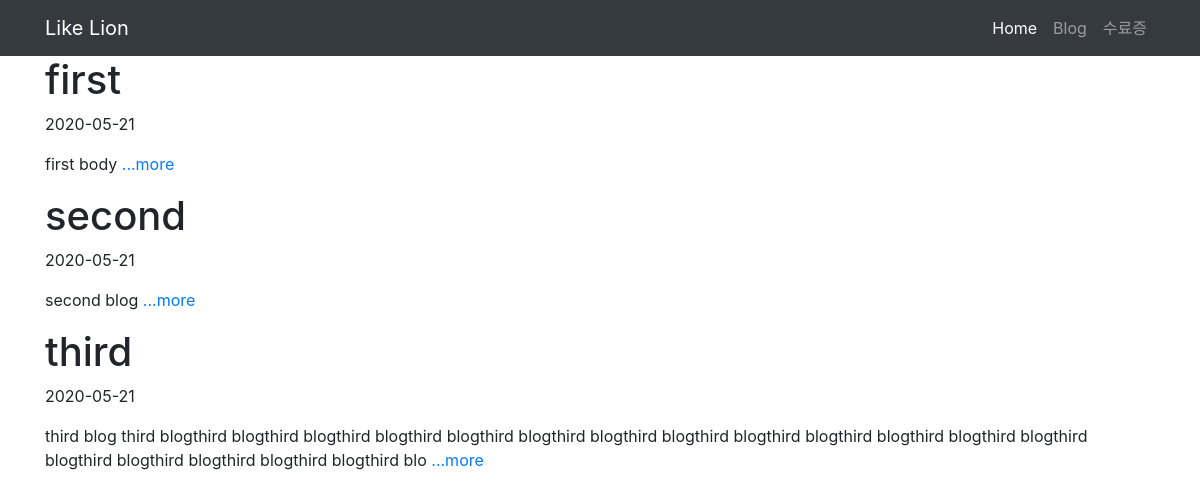
The page / on the database its author committed.
### blog/models.py (models this page shows, shortened)
class Blog(models.Model):
    title = models.CharField(max_length=200)
    pub_date = models.DateTimeField('date published')
    body = models.TextField()
    def summary(self):
        return self.body[:200]

### blog/views.py (the view)
# urls.py: path('', home, name='home'),
def home(request):
    blogs = Blog.objects
    return render(request, 'home.html', {'blogs':blogs})

### blog/templates/home.html (shortened to what this page needs)
<!DOCTYPE html>
<html lang="en">
  <head>
    <link
      rel="stylesheet"
      href="https://stackpath.bootstrapcdn.com/bootstrap/4.5.0/css/bootstrap.min.css"
    />
  </head>
  <body>
    <nav class="navbar navbar-expand-lg navbar-dark bg-dark">
      <div class="container">
        <a class="navbar-brand" href="#">Like Lion</a>
        <div class="collapse navbar-collapse" id="navbarNavAltMarkup">
          <div class="navbar-nav ml-auto">
            <a class="nav-item nav-link active" href="#">Home</a>
            <a class="nav-item nav-link" href="#">Blog</a>
            <a class="nav-item nav-link" href="#">수료증</a>
          </div>
        </div>
      </div>
    </nav>
    {% for blog in blogs.all %}
    <div class="container">
      <h1>{{blog.title}}</h1>
      <p>{{blog.pub_date|date:'Y-m-d'}}</p>
      <p>{{blog.summary}} <a href="{% url 'detail' blog.id%}">...more</a></p>
    </div>
    {% endfor %}
  </body>
</html>

### rows shown on the page
Blog: title "first", pub_date "2020-05-21", summary "first body"
Blog: title "second", pub_date "2020-05-21", summary "second blog"
Blog: title "third", pub_date "2020-05-21", summary "third blog third blogthird blogthird blogthird blogthird blogthird blogthird blogthird blogthird blogthird blogthird blogthird blogthird blogthird blogthird blogthird blogthird blogthird blogthird blo"
